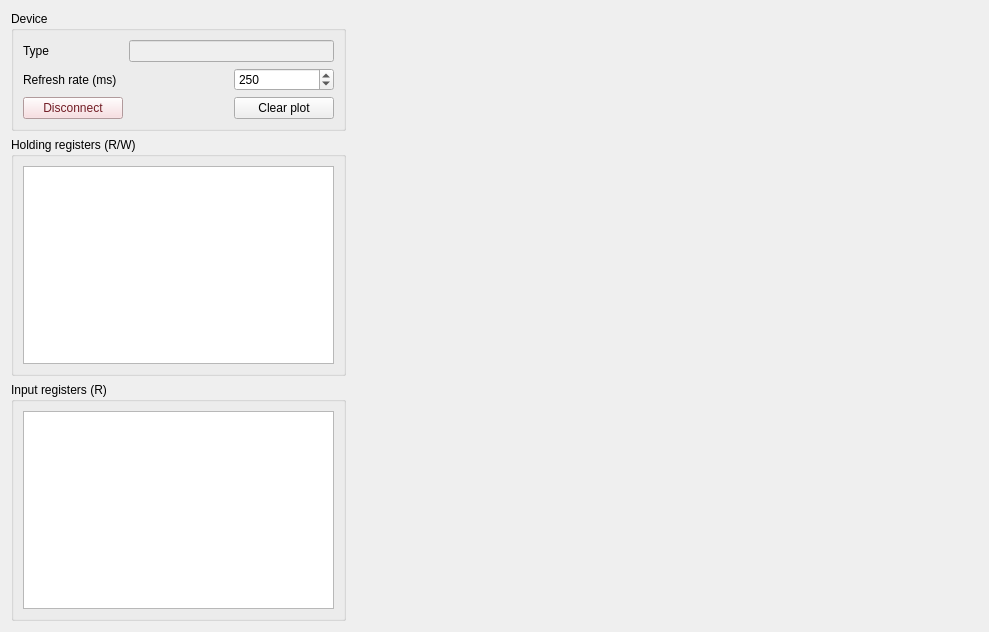
<?xml version="1.0" encoding="UTF-8"?>
<ui version="4.0">
 <class>DeviceTab</class>
 <widget class="QWidget" name="DeviceTab">
  <property name="geometry">
   <rect>
    <x>0</x>
    <y>0</y>
    <width>989</width>
    <height>632</height>
   </rect>
  </property>
  <property name="windowTitle">
   <string>Form</string>
  </property>
  <layout class="QHBoxLayout" name="horizontalLayout_2" stretch="0,1">
   <item>
    <layout class="QVBoxLayout" name="verticalLayout">
     <item>
      <widget class="QGroupBox" name="groupBox_3">
       <property name="title">
        <string>Device</string>
       </property>
       <layout class="QGridLayout" name="gridLayout">
        <item row="2" column="2">
         <widget class="QPushButton" name="clear_plot_btn">
          <property name="text">
           <string>Clear plot</string>
          </property>
         </widget>
        </item>
        <item row="0" column="1" colspan="2">
         <widget class="QLineEdit" name="type_edit">
          <property name="enabled">
           <bool>false</bool>
          </property>
         </widget>
        </item>
        <item row="1" column="2">
         <widget class="QSpinBox" name="refresh_spinner">
          <property name="minimum">
           <number>100</number>
          </property>
          <property name="maximum">
           <number>10000</number>
          </property>
          <property name="value">
           <number>250</number>
          </property>
         </widget>
        </item>
        <item row="0" column="0">
         <widget class="QLabel" name="label">
          <property name="text">
           <string>Type</string>
          </property>
         </widget>
        </item>
        <item row="1" column="0">
         <widget class="QLabel" name="label_3">
          <property name="text">
           <string>Refresh rate (ms)</string>
          </property>
         </widget>
        </item>
        <item row="2" column="0">
         <widget class="QPushButton" name="tab_disconnect_btn">
          <property name="text">
           <string>Disconnect</string>
          </property>
          <property name="styleSheet">
           <string>background-color: #f8d7da; color: #721c24;</string>
          </property>
         </widget>
        </item>
       </layout>
      </widget>
     </item>
     <item>
      <widget class="QGroupBox" name="groupBox">
       <property name="title">
        <string>Holding registers (R/W)</string>
       </property>
       <layout class="QVBoxLayout" name="verticalLayout_2">
        <item>
         <widget class="QTableView" name="holding_table_view">
          <property name="minimumSize">
           <size>
            <width>311</width>
            <height>0</height>
           </size>
          </property>
          <property name="sizeAdjustPolicy">
           <enum>QAbstractScrollArea::SizeAdjustPolicy::AdjustToContents</enum>
          </property>
          <attribute name="horizontalHeaderMinimumSectionSize">
           <number>0</number>
          </attribute>
          <attribute name="verticalHeaderDefaultSectionSize">
           <number>24</number>
          </attribute>
         </widget>
        </item>
       </layout>
      </widget>
     </item>
     <item>
      <widget class="QGroupBox" name="groupBox_2">
       <property name="title">
        <string>Input registers (R)</string>
       </property>
       <layout class="QHBoxLayout" name="horizontalLayout">
        <item>
         <widget class="QTableView" name="input_table_view">
          <property name="minimumSize">
           <size>
            <width>311</width>
            <height>0</height>
           </size>
          </property>
          <property name="sizeAdjustPolicy">
           <enum>QAbstractScrollArea::SizeAdjustPolicy::AdjustToContents</enum>
          </property>
          <attribute name="verticalHeaderMinimumSectionSize">
           <number>0</number>
          </attribute>
          <attribute name="verticalHeaderDefaultSectionSize">
           <number>24</number>
          </attribute>
         </widget>
        </item>
       </layout>
      </widget>
     </item>
    </layout>
   </item>
   <item>
    <widget class="GraphicsView" name="input_plot" native="true">
     <property name="minimumSize">
      <size>
       <width>500</width>
       <height>300</height>
      </size>
     </property>
     <property name="acceptDrops">
      <bool>true</bool>
     </property>
    </widget>
   </item>
  </layout>
 </widget>
 <customwidgets>
  <customwidget>
   <class>GraphicsView</class>
   <extends>QWidget</extends>
   <header>pyqtgraph</header>
   <container>1</container>
  </customwidget>
 </customwidgets>
 <resources/>
 <connections/>
</ui>
